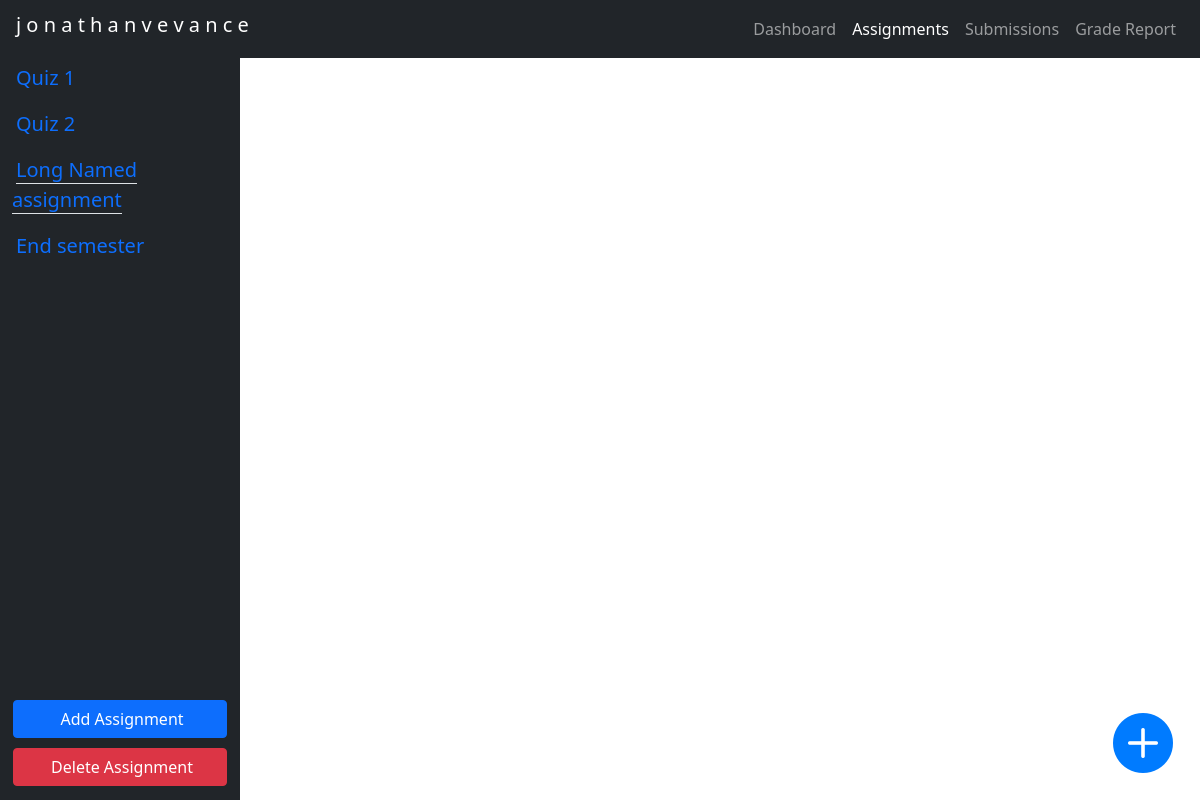
The page /show_assignment/3 on the database its author committed.
### setter/models.py (models this page shows, shortened)
class Assignment(models.Model):
    title = models.CharField(max_length=30, unique=True)

### setter/views.py (the view)
# urls.py: path('show_assignment/<int:pk>', views.assignments, name='assignment-id'),
def assignments(request, pk=None):
    if pk: # TODO: does key exist check
        assignment = Assignment.objects.get(id=pk)
        questions = assignment.question_set.all()
    else:
        assignment, questions = None, []
    all_assignments = Assignment.objects.all()
    context = {
        'title': "Assignments",
        'nbar_link': "assignments",
        'questions': questions,
        'all_assignments': all_assignments,
        'this_assignment': assignment,
    }
    return render(request, "setter/assignments.html", context)

### setter/templates/setter/assignments.html (shortened to what this page needs)
{% extends 'setter/base.html' %}
{% block css_content %}
{% load static %}
<link rel="stylesheet" href="{% static 'setter/assignments.css' %}">
{% endblock css_content %}
{% block content %}
<div class="row">
    <div class="col-sm-4 bg-dark text-light text-center" id="sidebar">
        {% for assignment in all_assignments %}
        <a href="{% url 'setter:assignment-id' assignment.id %}" class="lead text-primary nav-link text-start px-0">
            <span class="ms-1 {% if this_assignment == assignment %}border-bottom{% endif %}">
                {{ assignment.title }}</span>
        </a>
        {% endfor %}
    </div>
    <div id="sidebar-buttons" class="bg-dark">
        <a href="#" class="btn btn-primary" data-bs-toggle="modal" data-bs-target="#add-assignment">
            <span class="ms-1">Add Assignment</span>
        </a>
        <a href="#" class="btn btn-danger {% if this_assignment == None %} disabled {% endif %}" data-bs-toggle="modal"
            data-bs-target="#delete-assignment"> <span class=" ms-1">Delete Assignment</span>
        </a>
    </div>
</div>
<div class="col-sm-4" id="questions">
</div>
{% if this_assignment != None %}
<a href="{% url 'setter:add-question' this_assignment.id %}" name="add-question"
    class="btn float-btn {% if this_assignment == None %}disabled{% endif %}">
    <i class="bi bi-plus-circle-fill tooltip-test" title="Add question"></i>
</a>
{% endif %}
{% endblock content %}

### setter/static/setter/assignments.css (style rules this page uses)
#sidebar { position: absolute; top: 55px; bottom: 120px; left: 0; width: 20%; overflow-y: scroll; }
#questions { position: absolute; top: 55px; bottom: 0px; right: 0; overflow-y: scroll; width: 80%; }
#sidebar-buttons { position: fixed; bottom: 0; left: 0; width: 20%; height: 120px; padding-top: 20px; text-align: center; }
#sidebar-buttons a { text-align: center; width: 99%; margin-bottom: 10px; }
.float-btn { position: fixed; width: 60px; height: 60px; bottom: 50px; right: 40px; border-radius: 50px; text-align: center; font-size: 60px; transition: all 0.1s; }
.float-btn i { color: #007bff; }

### setter/templates/setter/base.html (style rules this page uses)
body { padding-top: 55px; }

### rows shown on the page
Assignment: title "Quiz 1"
Assignment: title "Quiz 2"
Assignment: title "Long Named assignment"
Assignment: title "End semester"
